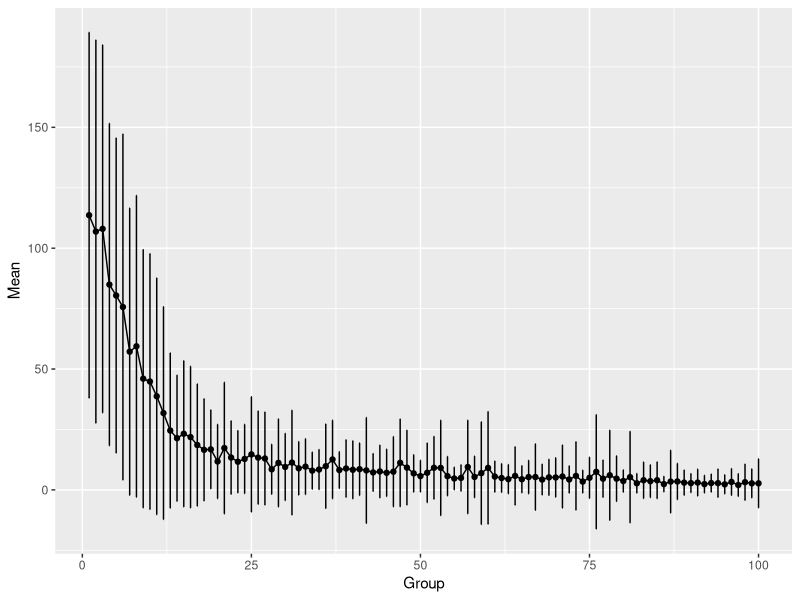
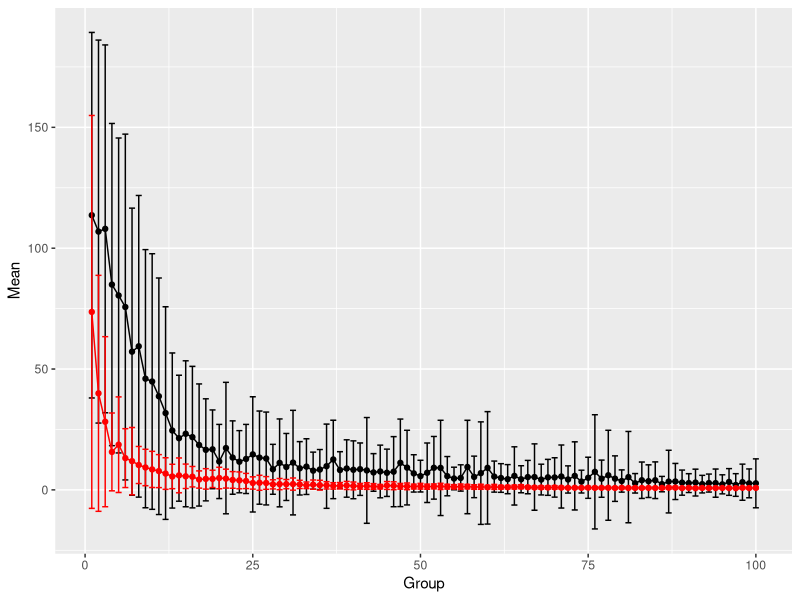

R code for these plots, in order:
## ---- chunk 1
library(ggplot2)
## ---- chunk 2
results <- scan(file = "Branin-Hoo_Results_BASS.txt")
results <- matrix(results, ncol = 100, byrow = TRUE)

Group <- 1:100
Mean <- apply(results[11:110,], 1, mean)
SD <- apply(results[11:110,], 1, sd) 
df <- data.frame(Group,Mean,SD)
## ---- chunk 3
ggplot(data=df, aes(x=Group, y=Mean, group=1)) +
  geom_errorbar(aes(ymin=Mean-SD, ymax=Mean+SD), width=.1) +
  geom_line()+
  geom_point()
## ---- chunk 4
tpe <- read.csv(file = 'TPE_hyperopt_100x100.csv')


Group <- 1:100
Mean <- apply(tpe, 1, mean)
SD <- apply(tpe, 1, sd) 
df_tpe <- data.frame(Group,Mean,SD)

ggplot(data=df, aes(x=Group, y=Mean, group=1)) +
  geom_errorbar(aes(ymin=Mean-SD, ymax=Mean+SD)) +
  geom_line()+
  geom_point() + 
  geom_line(data = df_tpe,aes(x=Group,y=Mean),colour="red")+
  geom_point(data = df_tpe,aes(x=Group,y=Mean),colour="red") + 
  geom_errorbar(data=df_tpe,aes(ymin=Mean-SD,ymax=Mean+SD),colour="red")


